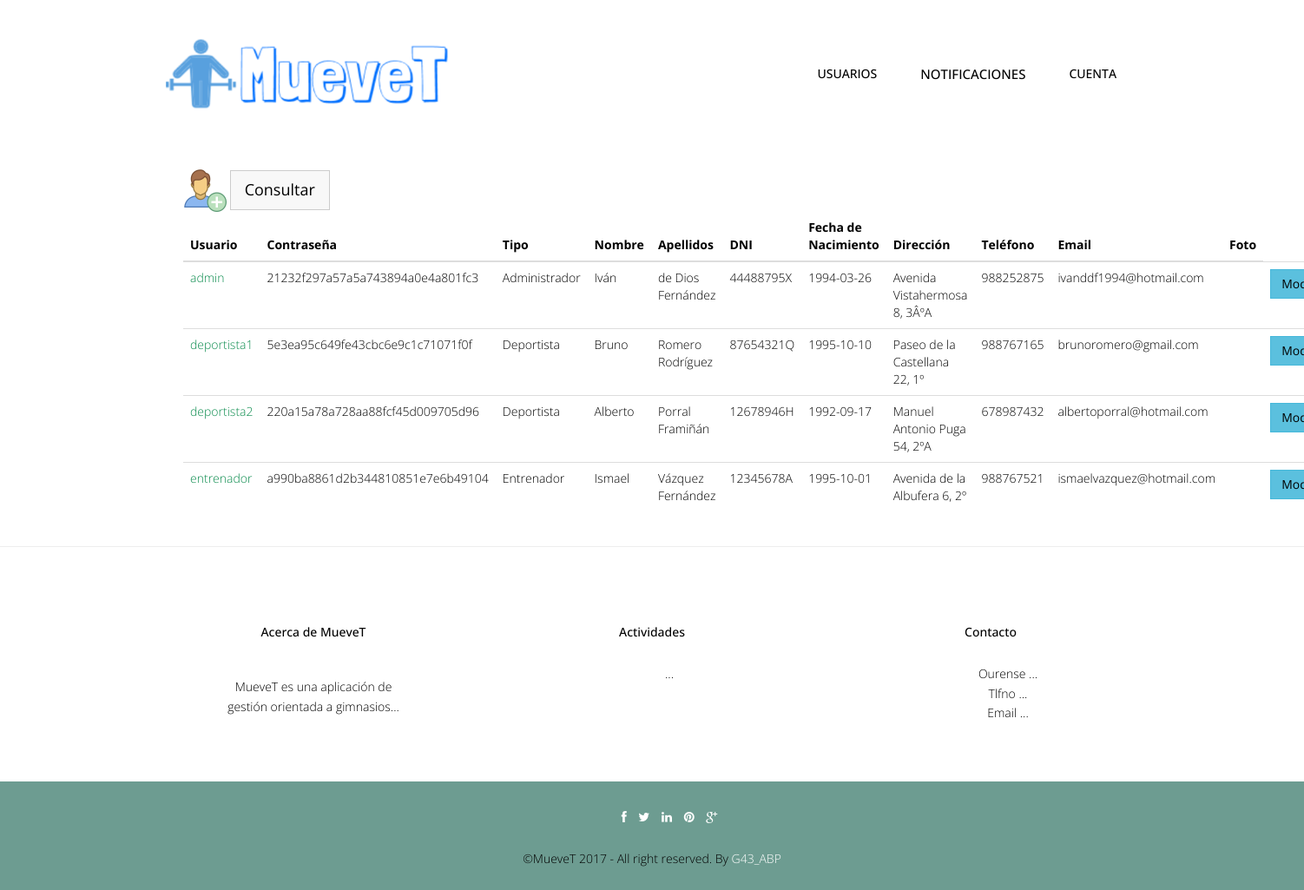
Screenshot of /abp/Controllers/USUARIO_Controller.php (signed in) with the database file from the repository.
### tables this page shows
CREATE TABLE IF NOT EXISTS `usuario` (
  `userName` varchar(20) NOT NULL,
  `password` varchar(128) NOT NULL,
  `tipoUsuario` int(10) NOT NULL,
  `nombre` varchar(20) NOT NULL,
  `apellidos` varchar(70) NOT NULL,
  `dni` varchar(9) NOT NULL,
  `fechaNac` date NOT NULL,
  `direccion` varchar(80) DEFAULT NULL,
  `telefono` int(15) DEFAULT NULL,
  `email` varchar(30) DEFAULT NULL,
  `foto` varchar(500) DEFAULT NULL
);

CREATE TABLE IF NOT EXISTS `rol` (
  `idRol` int(10) NOT NULL,
  `nombreRol` varchar(45) NOT NULL
);

### abp/Models/USUARIO_Model.php (called while the page is built, shortened)
<?php
include '../Functions/LibraryFunctions.php';
class USUARIO_Modelo {
    var $tipoUsuario;
    var $mysqli;
    function __construct($userName, $password, $tipoUsuario, $nombre, $apellidos, $dni, $fechaNac, $direccion, $telefono, $email, $foto, $cuentaBanc, $tipoDeportista, $metodoPago) {
        $this->tipoUsuario = $tipoUsuario;
    }
    function ConectarBD() {
        $this->mysqli = new mysqli("localhost", "root", "", "gymgest");
    }
    function ConsultarTodo() {
        if ($this->tipoUsuario == 2) {
            $sql = "SELECT * FROM USUARIO, ENTRENADOR WHERE tipoUsuario = '" . $this->tipoUsuario . "' AND USUARIO.userName=ENTRENADOR.userName";
        } else if ($this->tipoUsuario == 3) {
            $sql = "SELECT * FROM USUARIO, DEPORTISTA WHERE tipoUsuario = '" . $this->tipoUsuario . "' AND USUARIO.userName=DEPORTISTA.userName";
        } else {
            $sql = "SELECT * FROM USUARIO";
        }
        if (!($resultado = $this->mysqli->query($sql))) {
            return 'Error en la consulta sobre la base de datos';
        } else {
            $toret = array();
            $i = 0;
            while ($fila = $resultado->fetch_array()) {
                $toret[$i] = $fila;
                $i++;
            }
            return $toret;
        }
    }
}
?>

### abp/Views/USUARIO_SHOWALL_Vista.php (the view, shortened to what this page needs)
<?php
class USUARIO_Show {
    private $datos;
    function __construct($array, $volver) {
        $this->datos = $array;
        $this->render();
    }
    function render() {
        ?>
        <div class="container">
            <?php
            $lista = array('userName', 'password', 'tipoUsuario', 'nombre', 'apellidos', 'dni', 'fechaNac', 'direccion', 'telefono', 'email', 'foto');
            ?>
            <br><br>
            <div class="container">
                <div class="col-lg-12">
                    <a href='USUARIO_Controller.php?accion=<?php echo $strings['Seleccionar']; ?>'><img src="../img/useradd.png" width="50px" height="50px"></a>
                    <button type="button" class="btn btn-default btn-lg"><a href='USUARIO_Controller.php?accion=<?php echo $strings['Consultar']; ?>'><?php echo $strings['Consultar'] ?></a></button>
                    <table class="table">
                        <thead class="thead-dark">
                            <tr>
                                <?php
                                foreach ($lista as $titulo) {
                                    echo "<th>";
                                    echo $strings[$titulo];
                                    echo "</th>";
                                }
                                echo "</tr>";
                                echo "</thead>";
                                echo "<tbody>";
                                for ($j = 0; $j < count($this->datos); $j++) {
                                    echo "<tr>";
                                    foreach ($this->datos [$j] as $clave => $valor) {
                                        for ($i = 0; $i < count($lista); $i++) {
                                            if ($clave === $lista[$i]) {
                                                    echo "<td>";
                                                if (($clave === 'foto')) {
                                                    if (is_file($valor)) {
                                                        echo "<a target='_blank' href='" . $valor . "'>" . $strings['Ver'] . "</a>";
                                                        break;
                                                    }
                                                } if ($clave === 'tipoUsuario') {
                                                    echo $strings[ConsultarNOMRol($valor)];
                                                    break;
                                                }
                                                if ($clave === 'userName') {
                                                    ?>
                                            <a href='USUARIO_Controller.php?userName=<?php echo $this->datos[$j]['userName'] . '&accion=' . $strings['Ver']; ?>'><font color="#088A4B"><?php echo $valor; ?></font></a> <?php
                                        } else {
                                            echo $valor;
                                        }
                                        echo "</td>";
                                    }
                                }
                            }
                            ?>
                            <td><button type="button" class="btn btn-info"><a href='USUARIO_Controller.php?userName=<?php echo $this->datos[$j]['userName'] . '&accion=' . $strings['Modificar']; ?>'><?php echo $strings['Modificar']; ?></a></button></td>
                                    <?php
                                }
                                ?>
                        </tbody>
                    </table>
                </div>
            </div>
        </div>
        <?php
        include '../Views/footer.php';
    }
}

### abp/css/style.css (style rules this page uses)
body { font-family:'Open Sans', Arial, sans-serif; font-size:14px; font-weight:300; line-height:1.6em; color:#000; background-color:#fff; }
.link-list ul,li,a { color:#000; list-style:none; }

### abp/css/overwrite.css (style rules this page uses)
.btn { text-shadow: none; background-image:none; border-color: none; border-bottom-color: none; -webkit-box-shadow: none; -moz-box-shadow: none; box-shadow: none; }
.btn { outline:0; -webkit-border-radius: 0; -moz-border-radius: 0; border-radius: 0; }
.btn-lg { -webkit-border-radius: 0; -moz-border-radius: 0; border-radius: 0; }
.btn-default { color: #333333; background-color: #f8f8f8; }

### rows the page displays
usuario: userName "admin", password "21232f297a57a5a743894a0e4a801fc3", tipoUsuario.nombreRol "Administrador", nombre "Iván", apellidos "de Dios Fernández", dni "44488795X", fechaNac "1994-03-26", direccion "Avenida Vistahermosa 8, 3ÂºA", telefono "988252875", email "ivanddf1994@hotmail.com"
usuario: userName "deportista1", password "5e3ea95c649fe43cbc6e9c1c71071f0f", tipoUsuario.nombreRol "Deportista", nombre "Bruno", apellidos "Romero Rodríguez", dni "87654321Q", fechaNac "1995-10-10", direccion "Paseo de la Castellana 22, 1º", telefono "988767165", email "brunoromero@gmail.com"
usuario: userName "deportista2", password "220a15a78a728aa88fcf45d009705d96", tipoUsuario.nombreRol "Deportista", nombre "Alberto", apellidos "Porral Framiñán", dni "12678946H", fechaNac "1992-09-17", direccion "Manuel Antonio Puga 54, 2ºA", telefono "678987432", email "albertoporral@hotmail.com"
usuario: userName "entrenador", password "a990ba8861d2b344810851e7e6b49104", tipoUsuario.nombreRol "Entrenador", nombre "Ismael", apellidos "Vázquez Fernández", dni "12345678A", fechaNac "1995-10-01", direccion "Avenida de la Albufera 6, 2º", telefono "988767521", email "ismaelvazquez@hotmail.com"

### other values shown
$strings['Cuenta'] "CUENTA"
$strings['Consultar'] "Consultar"
$strings[$titulo] "Usuario"
$strings[$titulo] "Contraseña"
$strings[$titulo] "Tipo"
$strings[$titulo] "Nombre"
$strings[$titulo] "Apellidos"
$strings[$titulo] "DNI"
$strings[$titulo] "Fecha de Nacimiento"
$strings[$titulo] "Dirección"
$strings[$titulo] "Teléfono"
$strings[$titulo] "Email"
$strings[$titulo] "Foto"
